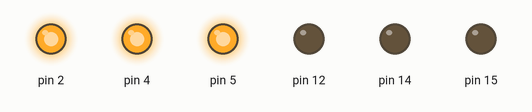
Simulated run of this sketch. Board: Arduino Uno, built with avr-gcc and run on an emulated ATmega328P. On the bench: output pins drawn as LEDs (lit = HIGH).

Above: at 0.2 s.
At 2.5 s:
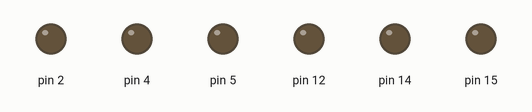
Timing chart, 0 to 3.5 s (numbered marks = the images above):
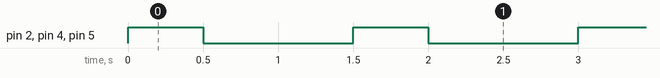

The sketch:

led-three-1.ino
```cpp
void setup() {
  pinMode(2, OUTPUT);
  pinMode(4, OUTPUT);
  pinMode(5, OUTPUT);
  pinMode(12, OUTPUT);
  pinMode(14, OUTPUT);
  pinMode(15, OUTPUT);

  digitalWrite(12, LOW);
  digitalWrite(14, LOW);
  digitalWrite(15, LOW);
}

void loop() {
  digitalWrite(2, HIGH);
  digitalWrite(4, HIGH);
  digitalWrite(5, HIGH);
  delay(500);

  digitalWrite(2, LOW);
  digitalWrite(4, LOW);
  digitalWrite(5, LOW);
  delay(1000);
}
```

Measured:
- by itself, pin 2, pin 4, pin 5: alternates HIGH for 0.50 s and LOW for 1.0 s
